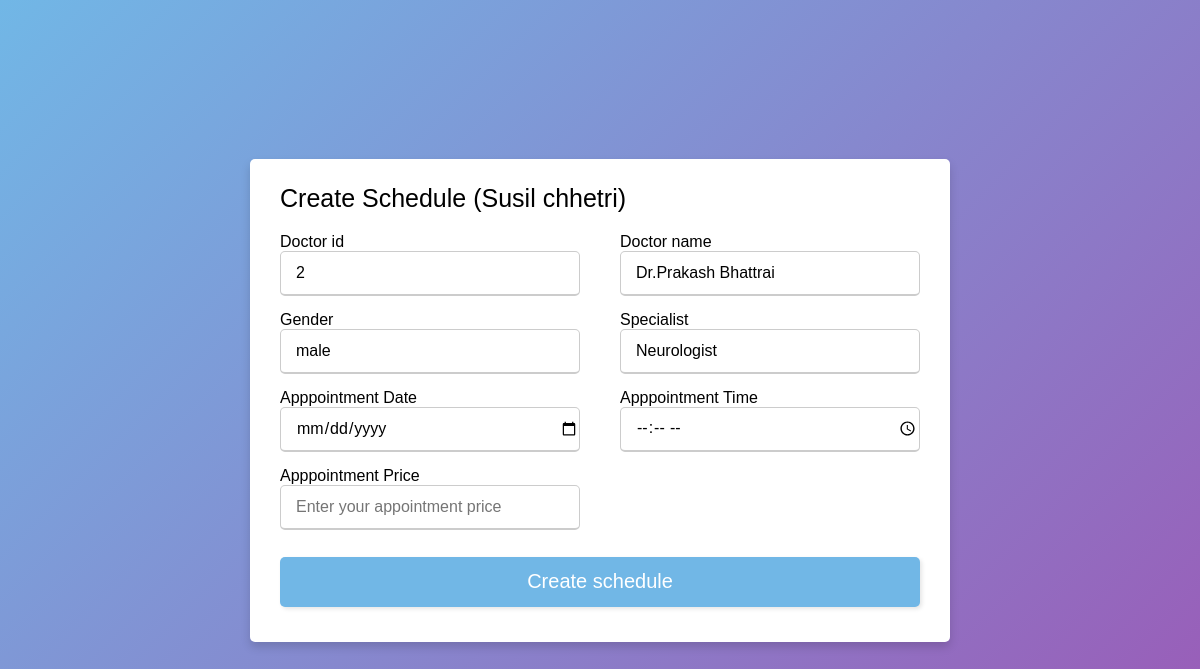
Page /doc_schedule.php?id=2 (signed in) on the committed database.
### tables this page shows
CREATE TABLE `doctor` (
  `id` int(5) NOT NULL,
  `doctorname` varchar(30) NOT NULL,
  `email` varchar(30) NOT NULL,
  `password` varchar(30) NOT NULL,
  `phone` varchar(10) NOT NULL,
  `address` varchar(20) NOT NULL,
  `degree` varchar(20) NOT NULL,
  `specialist` varchar(40) NOT NULL,
  `dateOfBirth` date NOT NULL,
  `gender` enum('male','female','other') NOT NULL
);

### doc_schedule.php (the view, shortened to what this page needs)
<!DOCTYPE html>
<head>
  <link rel="stylesheet" href="register_doc.css">
</head>
<body>
  <div class="container">
    <div class="title">Create Schedule
       (<?php echo  $_SESSION['username']; ?>)
    </div>
    <div class="content">
      <form id="form1" action="" method="post">
        <div class="user-details">
        <?php
include 'connect.php';
$id = $_GET['id'];
$selectquery = "select * from doctor where id = $id ";
$query = mysqli_query($con, $selectquery);
$result = mysqli_fetch_assoc($query);
  ?>
        <div class="input-box">
            <label for="doctor id" class="details">Doctor id</label>
            <input type="number" id="txtDoctorId" class="form-control" placeholder="Enter your id" name="id" value="<?php echo $result['id']; ?>" >
          </div>
          <div class="input-box">
            <label for="userName" class="details">Doctor name</label>
            <input type="text" id="txtUserName" class="form-control" placeholder="Enter your username" name="userName" value="<?php echo $result['doctorname']; ?>">
          </div>
          <div class="input-box">
            <label for="gender" class="details">Gender</label>
            <input type="text" id="txtGender" class="form-control" placeholder="Select your gender" name="gender" value="<?php echo $result['gender']; ?>">
          </div>
        <div class="input-box">
            <label for="speciality" class="details">Specialist</label>
            <input type="text" id="txtSpecialist" class="form-control" placeholder="Enter your speciality" name="speciality"  value="<?php echo $result['specialist']; ?>">
        </div>
        <div class="input-box">
            <label for="date" class="details">Apppointment Date</label>
            <input type="date" id="txtDate" class="form-control" placeholder="Enter appointment date" name="date" >
        </div>
        <div class="input-box">
            <label for="time" class="details">Apppointment Time</label>
            <input type="time" id="txtTime" class="form-control" placeholder="Enter appointment time" name="time" >
        </div>
        <div class="input-box">
            <label for="price" class="details">Apppointment Price</label>
            <input type="text" id="txtPrice" class="form-control" placeholder="Enter your appointment price" name="price" >
        </div>
        </div>
        <div class="input-box button">
          <button type="submit" class="btn btn-primary" name="submit">Create schedule</button>
        </div>
    </div>
  </div>
</body>
</html>

### register_doc.css (style rules this page uses)
* { margin: 0; padding: 0; box-sizing: border-box; font-family: 'Poppins',sans-serif; }
body { height: 100vh; display: flex; justify-content: center; align-items: center; padding: 10px; background: linear-gradient(135deg, #71b7e6, #9b59b6); }
.container { max-width: 700px; width: 100%; background-color: #fff; padding: 25px 30px; border-radius: 5px; box-shadow: 0 5px 10px rgba(0,0,0,0.15); }
.container .title { font-size: 25px; font-weight: 500; position: relative; }
.content form .user-details { display: flex; flex-wrap: wrap; justify-content: space-between; margin: 20px 0 12px 0; }
form .user-details .input-box { margin-bottom: 15px; width: calc(100% / 2 - 20px); }
.user-details .input-box input { height: 45px; width: 100%; outline: none; font-size: 16px; border-radius: 5px; padding-left: 15px; border: 1px solid #ccc; border-bottom-width: 2px; transition: all 0.3s ease; }
form button { height: 50px; width: 100%; color: #fff; background: #71b7e6; border-radius: 5px; border: none; font-size: 20px; margin-bottom: 10px; cursor: pointer; box-shadow: 2px 2px 4px rgba(0,0,0,0.1); transition: all 0.1s ease; }

### rows in the picture
doctor: id "2", userName "Dr.Prakash Bhattrai", gender "male", speciality "Neurologist"

### other values in the picture
$_SESSION['username'] "Susil chhetri"
